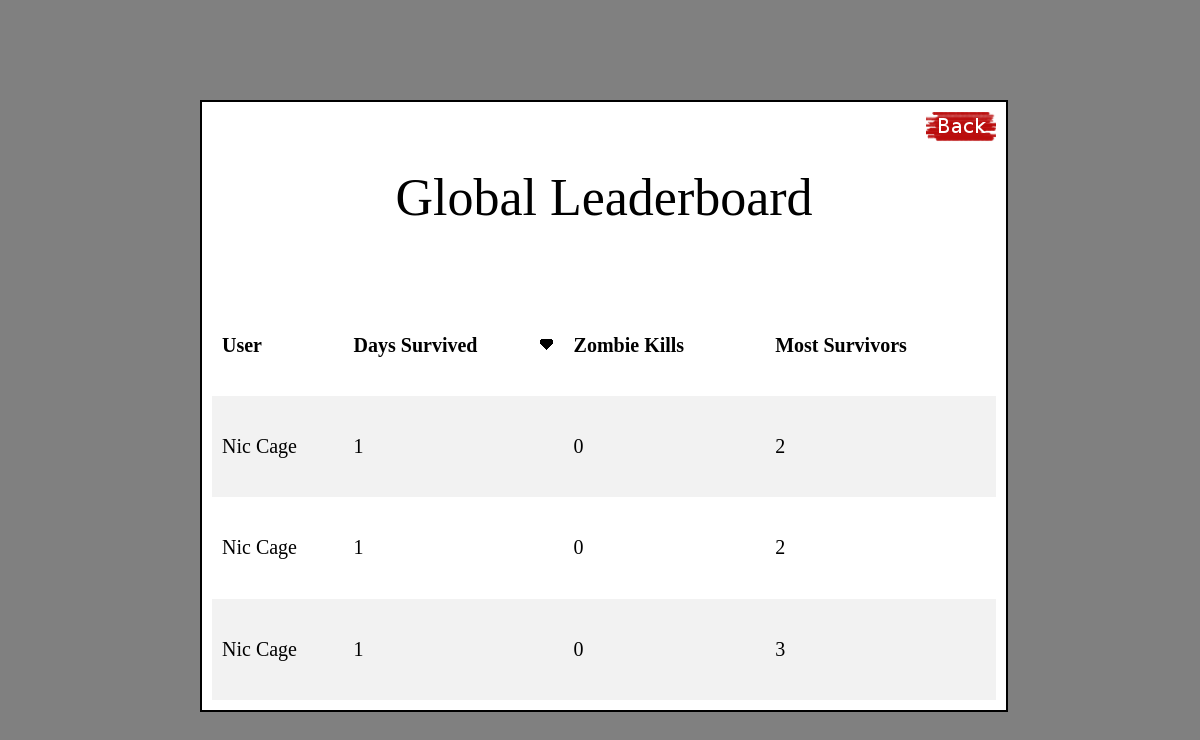
The page /zombie/leaderboard/ on the database its author committed.
### zombie/models.py (models this page shows, shortened)
class Score(models.Model):
    user = models.ForeignKey(UserProfile)
    days_survived = models.IntegerField()
    zombie_kills = models.IntegerField()
    most_survivors = models.IntegerField()

class UserProfile(models.Model):
    user = models.OneToOneField(User)
    avatar = models.ImageField(upload_to='profile_images', blank=True)
    friends = models.ManyToManyField('self', blank=True)
    has_killer_badge = models.BooleanField(default=False)
    has_survivor_badge = models.BooleanField(default=False)
    has_gatherer_badge = models.BooleanField(default=False)
    has_people_person_badge = models.BooleanField(default=False)
    has_explorer_badge = models.BooleanField(default=False)
    has_noob_badge = models.BooleanField(default=False)

### zombie/views.py (the view)
def leaderboard(request):
    if request.method == 'POST':
        if request.POST.get('sort_by') == 'days_survived':
            scores = Score.objects.order_by('-days_survived')[:10]
            scores_sorted_by = "days_survived"
        elif request.POST.get('sort_by') == 'zombie_kills':
            scores = Score.objects.order_by('-zombie_kills')[:10]
            scores_sorted_by = "zombie_kills"
        elif request.POST.get('sort_by') == 'most_survivors':
            scores = Score.objects.order_by('-most_survivors')[:10]
            scores_sorted_by = "most_survivors"
        else:
            scores = Score.objects.order_by('-days_survived')[:10]
            scores_sorted_by = "days_survived"
    else:
        scores = Score.objects.order_by('-days_survived')[:10]
        scores_sorted_by = "days_survived"
    context_dict = {
        'scores':scores,
        'scores_sorted_by':scores_sorted_by
    }
    return render(request, 'zombie/leaderboard.html', context_dict)

### templates/zombie/leaderboard.html (shortened to what this page needs)
<!DOCTYPE html>
{% load staticfiles %}
<html>
    <head>
        <link rel="stylesheet" type="text/css" href="{% static 'css/common_style.css' %}" />
        <link rel="stylesheet" type="text/css" href="{% static 'css/leaderboard_style.css' %}" />
    </head>
    <body>
        <div id="content_area">
            <div id="leaderboard_word">
                <span>Global Leaderboard</span>
            </div>
            <div id="back_button_div">
                <a href="/zombie/"><img src="{% static 'img/profile_back.png' %}"/></a>
            </div>
            <div id="leaderboard_table_div">
                <table id="leaderboard_table">
                    <tr>
                        <th>
                                User
                            </th>
                            <th {% if scores_sorted_by != 'days_survived' %} onmouseover="showTableSortButton1()" onmouseout="hideTableSortButton1()" {% endif %} >
                                Days Survived
                                <div class="sort_button_div">
                                    <form action="/zombie/leaderboard/" method="post">
                                        <input type="image" id="table_sort_button_1" src="{% static 'img/table_sort_button.png' %}" width=15 height=15 />
                                    </form>
                                </div>
                            </th>
                            <th {% if scores_sorted_by != 'zombie_kills' %} onmouseover="showTableSortButton2()" onmouseout="hideTableSortButton2()" {% endif %} >
                                Zombie Kills
                                <div class="sort_button_div">
                                    <form action="/zombie/leaderboard/" method="post">
                                    </form>
                                </div>
                            </th>
                            <th {% if scores_sorted_by != 'most_survivors' %} onmouseover="showTableSortButton3()" onmouseout="hideTableSortButton3()" {% endif %} >
                                Most Survivors
                                <div class="sort_button_div">
                                    <form action="/zombie/leaderboard/" method="post">
                                    </form>
                                </div>
                            </th>
                    </tr>
                    {% for score in scores %}
                        <tr>
                            <td>{{ score.user.user.first_name }} {{ score.user.user.last_name }}</td>
                            <td>{{ score.days_survived }}</td>
                            <td>{{ score.zombie_kills }}</td>
                            <td>{{ score.most_survivors }}</td>
                        </tr>
                    {% endfor %}
                </table>
            </div>
        </div>
    </body>
</html>

### static/css/common_style.css (style rules this page uses)
body { background-color: grey; }
#content_area { position: absolute; top: 50%; left: 50%; margin-left: -400px; margin-top: -300px; width: 804px; height: 608px; border-width: 2px; border-style: solid; background-color: white; }

### static/css/leaderboard_style.css (style rules this page uses)
#back_button_div { position: absolute; right: 0px; top: 0px; margin: 10px; }
#leaderboard_word { position: absolute; top: 0px; left: 0px; width: 100%; height:30%; text-align: center; line-height: 180px; font-size: 52px; }
#leaderboard_word span { display: inline-block; vertical-align: middle; line-height: normal; }
#leaderboard_table_div { position: absolute; top: 30%; left: 0px; right: 0px; bottom: 0px; margin: 10px; }
#leaderboard_table { position: absolute; width: 100%; height: 100%; border-collapse: collapse; font-size: 20px; }
#leaderboard_table th, #leaderboard_table td { padding: 0px 10px 0px 10px; text-align: left; #border: 1px solid black; }
#leaderboard_table tr:nth-child(even) { background-color: #f2f2f2; }
.sort_button_div { float: right; }
#table_sort_button_1 { visibility: hidden; }

### rows shown on the page
Score: user.user.first_name "Nic", user.user.last_name "Cage", days_survived "1", zombie_kills "0", most_survivors "2"
Score: user.user.first_name "Nic", user.user.last_name "Cage", days_survived "1", zombie_kills "0", most_survivors "2"
Score: user.user.first_name "Nic", user.user.last_name "Cage", days_survived "1", zombie_kills "0", most_survivors "3"
